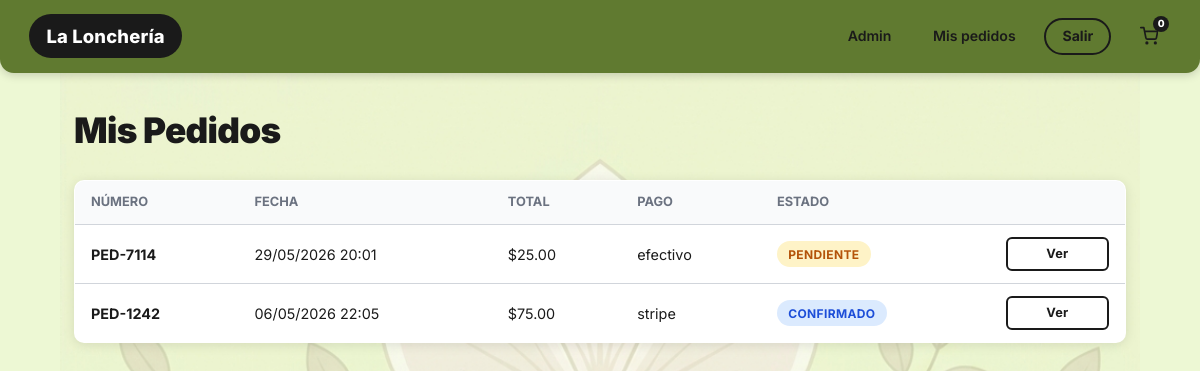
The page /mis-pedidos (signed in) on the database its author committed.
### app.py (models this page shows)
class Pedido(db.Model):
    __tablename__ = "pedidos"
    id              = db.Column(db.Integer, primary_key=True)
    numero_pedido   = db.Column(db.String(20), unique=True, nullable=False)
    usuario_id      = db.Column(db.Integer, db.ForeignKey("usuarios.id"), nullable=False)
    estado          = db.Column(db.String(30), default="pendiente")
    notas           = db.Column(db.Text, nullable=True)
    metodo_pago     = db.Column(db.String(20), default="efectivo")
    subtotal        = db.Column(db.Float, default=0.0)
    total           = db.Column(db.Float, default=0.0)
    stripe_session  = db.Column(db.String(200), nullable=True)
    pago_confirmado = db.Column(db.Boolean, default=False)
    creado_en       = db.Column(db.DateTime, default=datetime.utcnow)
    detalles        = db.relationship("DetallePedido", backref="pedido", lazy=True,
                                      cascade="all, delete-orphan")
    ESTADOS = {
        "pendiente":      {"label": "Pendiente",  "color": "#F59E0B"},
        "confirmado":     {"label": "Confirmado", "color": "#3B82F6"},
        "en_preparacion": {"label": "Preparando", "color": "#8B5CF6"},
        "listo":          {"label": "Listo",      "color": "#10B981"},
        "entregado":      {"label": "Entregado",  "color": "#6B7280"},
        "cancelado":      {"label": "Cancelado",  "color": "#EF4444"},
    }
    @property
    def estado_info(self):
        return self.ESTADOS.get(self.estado, {"label": self.estado, "color": "#6B7280"})

### app.py (the view)
@app.route("/mis-pedidos")
@login_required
def mis_pedidos():
    pedidos = Pedido.query.filter_by(usuario_id=current_user.id)\
              .order_by(Pedido.creado_en.desc()).all()
    return render_template("mis_pedidos.html", pedidos=pedidos,
                           cnt=contar_carrito(), nombre=NOMBRE)

### app.py (called while the page is built)
@login_manager.user_loader
def cargar_usuario(uid):
    return db.session.get(Usuario, int(uid))

def contar_carrito():
    return sum(a["cantidad"] for a in session.get("carrito", {}).values())

### templates/mis_pedidos.html (shortened to what this page needs)
{% extends "base.html" %}
{% block contenido %}
<div class="contenedor">
  <h1 class="titulo-seccion">Mis Pedidos</h1>
  {% if pedidos %}
    <table class="tabla-admin">
      <thead>
        <tr>
          <th>Número</th>
          <th>Fecha</th>
          <th>Total</th>
          <th>Pago</th>
          <th>Estado</th>
          <th></th>
        </tr>
      </thead>
      <tbody>
        {% for p in pedidos %}
        <tr>
          <td><strong>{{ p.numero_pedido }}</strong></td>
          <td>{{ p.creado_en.strftime('%d/%m/%Y %H:%M') }}</td>
          <td>${{ "%.2f"|format(p.total) }}</td>
          <td>{{ p.metodo_pago }}</td>
          <td>
            <span class="badge badge-{{ p.estado }}">
              {{ p.estado_info.label }}
            </span>
          </td>
          <td>
            <a href="{{ url_for('detalle_pedido', numero=p.numero_pedido) }}"
               class="btn btn-secundario" style="font-size:.8rem;padding:.3rem .8rem;">
              Ver
            </a>
          </td>
        </tr>
        {% endfor %}
      </tbody>
    </table>
  {% else %}
    <div class="vacio">
      <div class="vacio-icono">📋</div>
      <p>Aún no tienes pedidos.</p>
      <a href="{{ url_for('inicio') }}" class="btn btn-primario">Pedir ahora</a>
    </div>
  {% endif %}
</div>
{% endblock %}

### static/css/main.css (style rules this page uses)
:root { --verde-navbar: #607a30; --verde-oscuro: #5a7433; --verde-medio: #6b8c3a; --verde-claro: #edf8d4; --verde-muy-claro: #f2fae0; --verde-boton: #5a7433; --texto-oscuro: #1a1a1a; --texto-blanco: #ffffff; --texto-gris: #6b7280; --texto-gris-claro: #9ca3af; --borde-negro: #1a1a1a; --borde-suave: #d1d5db; --sombra: 0 2px 12px rgba(0, 0, 0, .10); --sombra-tarjeta: 0 4px 20px rgba(0, 0, 0, .12); --radio: 10px; --radio-sm: 6px; --radio-pill: 50px; --fuente: 'Inter', 'Segoe UI', system-ui, sans-serif; --exito: #16a34a; --error: #dc2626; --info: #2563eb; }
*, *::before, *::after { box-sizing: border-box; margin: 0; padding: 0; }
html { scroll-behavior: smooth; }
body { font-family: var(--fuente); background-color: var(--verde-claro); background-image: url("/static/flor_fondo.png"); background-repeat: no-repeat; background-position: center 45%; background-size: 90% auto; background-attachment: local; color: var(--texto-oscuro); line-height: 1.6; min-height: 100vh; }
a { color: inherit; text-decoration: none; }
.contenedor { max-width: 1100px; margin: 0 auto; padding: 1.8rem 1.5rem; }
.titulo-seccion { font-size: 2.2rem; font-weight: 900; margin-bottom: 1.4rem; color: var(--texto-oscuro); letter-spacing: -.02em; }
.btn { display: inline-block; padding: .55rem 1.3rem; border-radius: var(--radio-sm); font-weight: 700; font-size: .9rem; border: none; cursor: pointer; transition: filter .18s, transform .12s; text-align: center; font-family: var(--fuente); letter-spacing: .01em; }
.btn-secundario { background: var(--texto-blanco); color: var(--texto-oscuro); border: 2px solid var(--borde-negro); width: 100%; }
.badge { display: inline-block; padding: .2rem .7rem; border-radius: 50px; font-size: .75rem; font-weight: 700; text-transform: uppercase; letter-spacing: .03em; }
.badge-pendiente { background: #fef3c7; color: #b45309; }
.badge-confirmado { background: #dbeafe; color: #1d4ed8; }
.tabla-admin { width: 100%; border-collapse: collapse; background: var(--texto-blanco); border-radius: var(--radio); overflow: hidden; box-shadow: var(--sombra); border: 1px solid rgba(0, 0, 0, .06); }
.tabla-admin th { background: #f9fafb; padding: .7rem 1rem; text-align: left; font-size: .8rem; text-transform: uppercase; color: var(--texto-gris); border-bottom: 1px solid var(--borde-suave); }
.tabla-admin td { padding: .75rem 1rem; border-bottom: 1px solid var(--borde-suave); font-size: .9rem; }
.tabla-admin tr:last-child td { border-bottom: none; }

### rows shown on the page
Pedido: numero_pedido "PED-7114", creado_en "29/05/2026 20:01", total "25.00", metodo_pago "efectivo", estado_info.label "PENDIENTE"
Pedido: numero_pedido "PED-1242", creado_en "06/05/2026 22:05", total "75.00", metodo_pago "stripe", estado_info.label "CONFIRMADO"

### other values the page prints
{{ nombre }} "La Lonchería"
{{ cnt }} "0"
